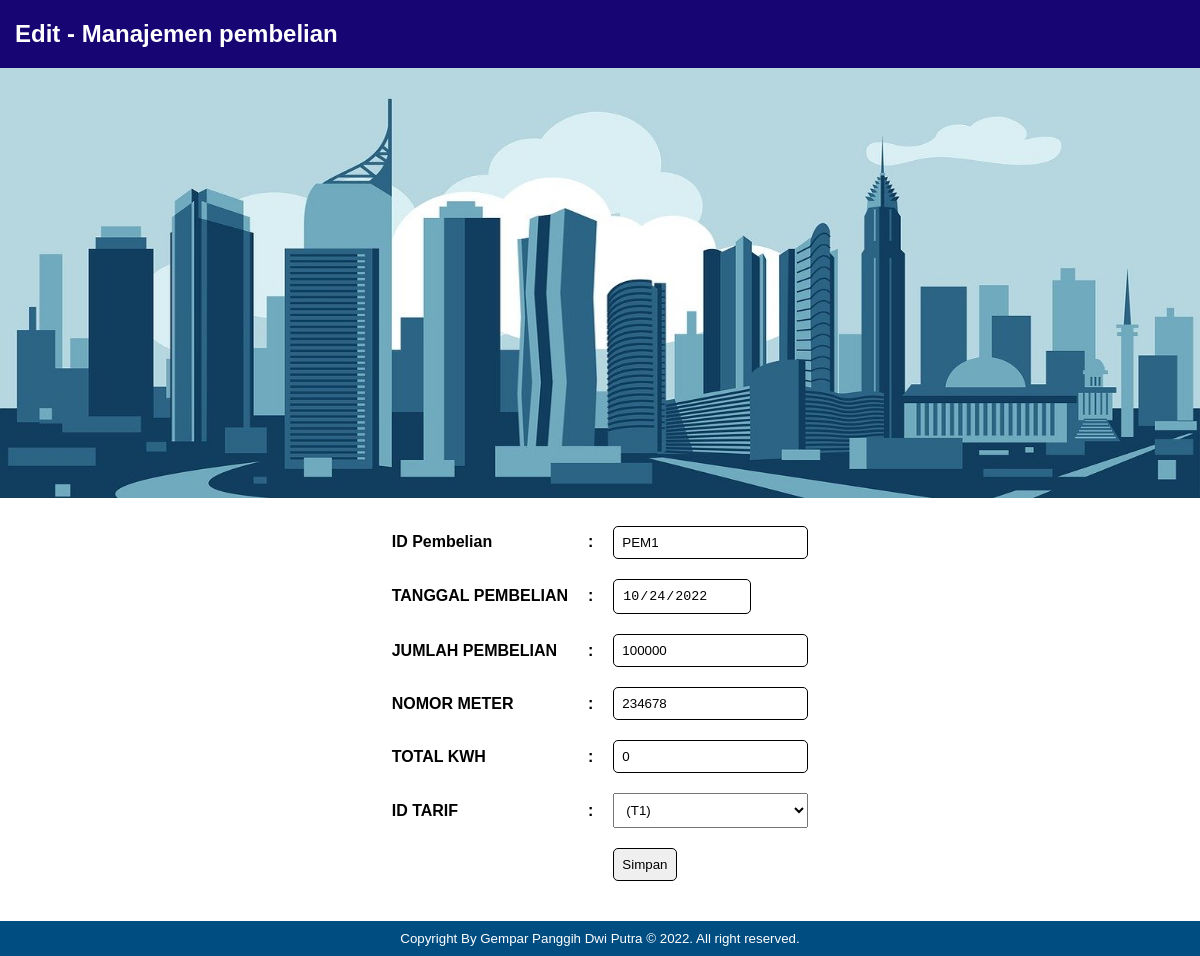
The page /pembelian/editpembelian.php?id=PEM1 on the database its author committed.
### tables this page shows
CREATE TABLE `pembelian` (
  `id` varchar(10) NOT NULL,
  `tanggal` date NOT NULL,
  `jumlahbeli` int(10) NOT NULL,
  `nometer` int(10) NOT NULL,
  `totalkwh` float NOT NULL,
  `idtarif` varchar(10) NOT NULL
);

### pembelian/editpembelian.php (the view, shortened to what this page needs)
<?php
	include '../koneksi.php';
?>
<!DOCTYPE html>
<html>
<head>
</head>
<body>
	<div class="bekgron">
	<h2>Edit - Manajemen pembelian</h2>
	</div>
	<div class="img">
	</div>
	<br>
	<?php
		$id=$_GET['id'];
		$sql = "SELECT * FROM pembelian WHERE id ='$id'";
		$query = mysqli_query($db_link,$sql);
		$data = mysqli_fetch_array($query);
	?>
	<form action='aksi_edit_pembelian.php?id=<?php echo "$id"; ?>' method='POST'>
		<center>
		<table border="0" cellpadding="10">
			<tr>
				<td>ID Pembelian</td>
				<td>:</td>
				<td><input type="text" name="id" id="id" value="<?php echo $data['id'] ?>"></td>
			</tr>
			<tr>
				<td>TANGGAL PEMBELIAN</td>
				<td>:</td>
				<td><input type="date" name="tanggal" id="tanggal" value="<?php echo $data['tanggal'] ?>" readonly></td>
			</tr>
			<tr>
				<td>JUMLAH PEMBELIAN</td>
				<td>:</td>
				<td><input type="number" name="jumlahbeli" id="jumlahbeli" value="<?php echo $data['jumlahbeli'] ?>"></td>
			</tr>
			<tr>
				<td>NOMOR METER</td>
				<td>:</td>
				<td><input type="number" name="nometer" id="nometer" value="<?php echo $data['nometer'] ?>"></td>
			</tr>
			<tr>
				<td>TOTAL KWH</td>
				<td>:</td>
				<td><input type="number" name="totalkwh" id="totalkwh" value="<?php echo $data['totalkwh'] ?>"></td>
			</tr>
			<tr>
			<tr>
				<td>ID TARIF</td>
				<td>:</td>
				<td>
					<select name="idtarif" class="select">
						<?php
							$kodetarif = mysqli_query($db_link, "select * from tarif");
							while ($p = mysqli_fetch_array($kodetarif)){
								echo "<option value='$p[id]'>($p[id])</option>";
							}
						?>
					</select>
				</td>
			</tr>
			<tr>
			<td></td>
			<td></td>
			<td><input class="pointer" type="submit" value="Simpan"></td>
		</tr>
		</table>
		</center>
	</form>
	<div class="footer">
		Copyright By Gempar Panggih Dwi Putra &copy; 2022. All right reserved.
	</div>
</body>
</html>

### pembelian/editpembelian.php (style rules this page uses)
body { margin: auto; font-family: arial; }
.bekgron { width: 100%; overflow: hidden; background: #160573; }
.bekgron h2 { margin-left: 15px; color: white; }
table { border-collapse: collapse; font-weight: bold; }
input { padding: 8px; border-radius: 5px; border-style: solid; border: 1px solid black; }
.select { width: 100%; padding: 8px; }
.img { width: 100%; height: 430px; margin: auto; background: url(../img/kotabiru.jpg); background-size: 100% 100%; }
.footer { width: 100%; background-color: #004d82; text-align: center; font-size: 10pt; color: white; padding-top: 10px; padding-bottom: 10px; margin-top: 30px; }
.pointer { cursor: pointer; }

### rows shown on the page
pembelian: id "PEM1", tanggal "10/24/2022", jumlahbeli "100000", nometer "234678", totalkwh "0"
